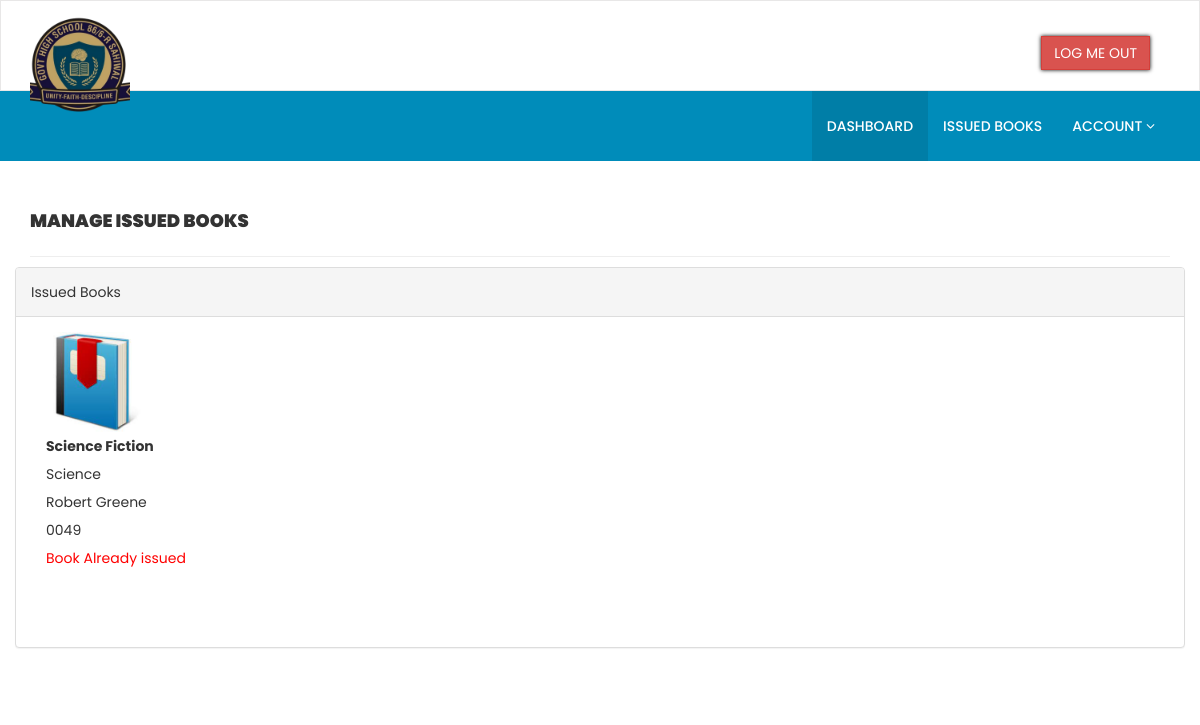
The app's page /listed-books.php (signed in) with its own data.
### tables this page shows
CREATE TABLE `tblbooks` (
  `id` int(11) NOT NULL,
  `BookName` varchar(255) DEFAULT NULL,
  `CatId` int(11) DEFAULT NULL,
  `AuthorId` int(11) DEFAULT NULL,
  `ISBNNumber` varchar(25) DEFAULT NULL,
  `BookPrice` decimal(10,2) DEFAULT NULL,
  `bookImage` varchar(250) NOT NULL,
  `isIssued` int(1) DEFAULT NULL,
  `RegDate` timestamp NULL DEFAULT current_timestamp(),
  `UpdationDate` timestamp NULL DEFAULT NULL ON UPDATE current_timestamp()
);

CREATE TABLE `tblcategory` (
  `id` int(11) NOT NULL,
  `CategoryName` varchar(150) DEFAULT NULL,
  `Status` int(1) DEFAULT NULL,
  `CreationDate` timestamp NULL DEFAULT current_timestamp(),
  `UpdationDate` timestamp NULL DEFAULT '0000-00-00 00:00:00' ON UPDATE current_timestamp()
);

CREATE TABLE `tblauthors` (
  `id` int(11) NOT NULL,
  `AuthorName` varchar(159) DEFAULT NULL,
  `creationDate` timestamp NULL DEFAULT current_timestamp(),
  `UpdationDate` timestamp NULL DEFAULT NULL ON UPDATE current_timestamp()
);

### listed-books.php (the view, shortened to what this page needs)
<?php
include('includes/config.php');
if (strlen($_SESSION['login']) == 0) {
    header('location:index.php');
} else {
    ?>
    <!DOCTYPE html>
    <html xmlns="http://www.w3.org/1999/xhtml">
    <head>
        <link href="assets/css/bootstrap.css" rel="stylesheet" />
        <link href="assets/css/font-awesome.css" rel="stylesheet" />
        <link href="assets/js/dataTables/dataTables.bootstrap.css" rel="stylesheet" />
        <link href="assets/css/style.css" rel="stylesheet" />
    </head>
    <body>
        <?php include('includes/header.php'); ?>
        <div class="content-wrapper">
            <div class="container">
                <div class="row pad-botm">
                    <div class="col-md-12">
                        <h4 class="header-line">Manage Issued Books</h4>
                    </div>
                    <div class="row">
                        <div class="col-md-12">
                            <div class="panel panel-default">
                                <div class="panel-heading">
                                    Issued Books
                                </div>
                                <div class="panel-body">
                                    <?php $sql = "SELECT tblbooks.BookName,tblcategory.CategoryName,tblauthors.AuthorName,tblbooks.ISBNNumber,tblbooks.BookPrice,tblbooks.id as bookid,tblbooks.bookImage,tblbooks.isIssued from  tblbooks join tblcategory on tblcategory.id=tblbooks.CatId join tblauthors on tblauthors.id=tblbooks.AuthorId";
                                    $query = $dbh->prepare($sql);
                                    $query->execute();
                                    $results = $query->fetchAll(PDO::FETCH_OBJ);
                                    if ($query->rowCount() > 0) {
                                        foreach ($results as $result) { ?>
                                            <div class="col-md-4" style="float:left; height:300px;">
                                                <img src="admin/bookimg/<?php echo htmlentities($result->bookImage); ?>"
                                                    width="100">
                                                <br /><b>
                                                    <?php echo htmlentities($result->BookName); ?>
                                                </b><br />
                                                <?php echo htmlentities($result->CategoryName); ?><br />
                                                <?php echo htmlentities($result->AuthorName); ?><br />
                                                <?php echo htmlentities($result->ISBNNumber); ?><br />
                                                <?php if ($result->isIssued == '1'): ?>
                                                    <p style="color:red;">Book Already issued</p>
                                                <?php endif; ?>
                                            </div>
                                            <?php $cnt = $cnt + 1;
                                        }
                                    } ?>
                                </div>
                            </div>
                        </div>
                    </div>
                </div>
            </div>
        </div>
    </body>
    </html>
<?php } ?>

### assets/css/style.css (style rules this page uses)
* { margin: 0; padding: 0; box-sizing: border-box; font-family: 'Poppins', sans-serif; }
body { font-family: 'Open Sans', sans-serif; line-height: 28px; }
.content-wrapper { margin-top: 40px; min-height: 800px; padding-bottom: 90px; }
.header-line { font-weight: 900; padding-bottom: 25px; border-bottom: 1px solid #eeeeee; text-transform: uppercase; }
.pad-botm { padding-bottom: 30px; }
html, body { position: relative; }

### includes/header.php (style rules this page uses)
* { margin: 0; padding: 0; box-sizing: border-box; font-family: 'Poppins', sans-serif; }

### records on screen
tblbooks: bookImage (picture), BookName "Science Fiction", tblcategory.CategoryName "Science", AuthorId.AuthorName "Robert Greene", ISBNNumber "0049", isIssued "Book Already issued"
